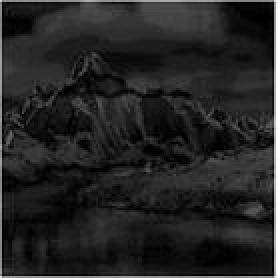
%> input picture Digital_Image_Processing/matlab_ref/images/mountain.jpg, 139 x 139 px (shown 2 times larger)
$ octave exp_2_3.m   (GNU Octave 9; MATLAB toolbox functions it lacks are replaced by stand-ins)
%> lines starting %> are read from the running program, lines starting %| are printed output that depends on the picture
clc;
clear;
close all;

cd e:/
cd DIP

mountain_0 = imread('images/mountain.jpg');
%> mountain_0 is the input picture: size 139x139 uint8; min 0, max 255, mean 35.7
subplot(3,2,1);
imshow(mountain_0);

subplot(3,2,2);
imhist(mountain_0);
r = 0:1:255;
n = [r<=5].*r*1400 + [r>5].*[r<=20].*(7000-310*r) + [r>20].*[r<=180].*(900-5*r) + [r>180].*[r<=225].*(-1440+8*r) + [r>225].*[r<=255].*(3060-12*r);
subplot(3,2,[3,4]);
plot(r,n)
mountain_2 = histeq(mountain_0,n);
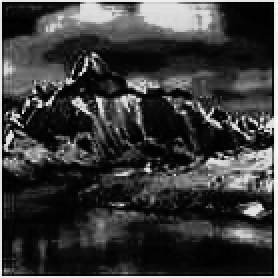
%> mountain_2: size 139x139 uint8 (shown 2 times larger); min 1, max 254, mean 58.5
subplot(3,2,5);
imshow(mountain_2);
subplot(3,2,6);
f=imhist(mountain_2);
%> f = 256 values, max 952 at index 6, min 0 at index 1, mean 75.47
imhist(mountain_2);
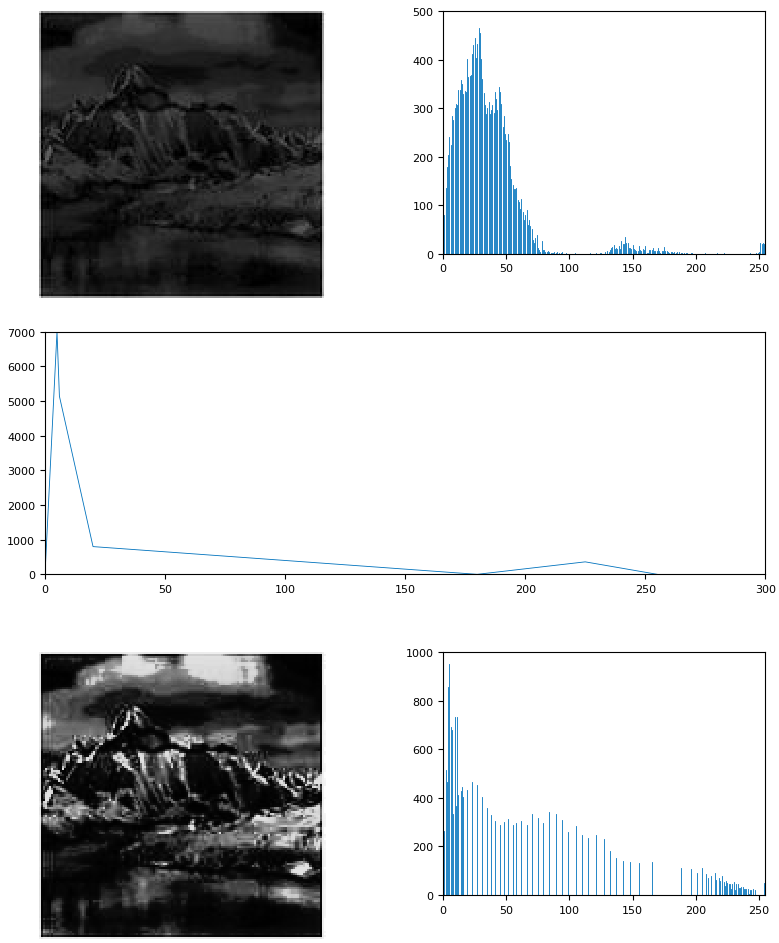
%> figure redrawn from the program's plot data, 5 panels
figure;
plot(f);
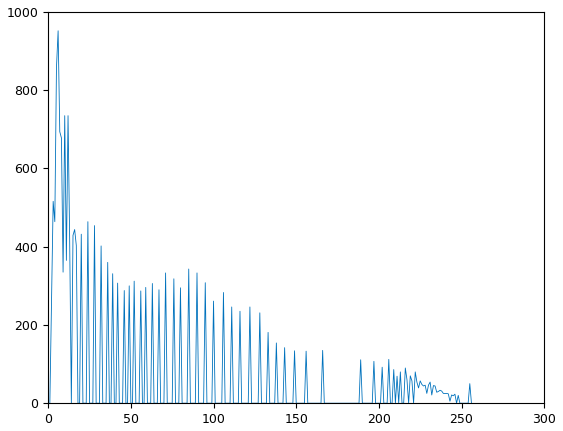
%> figure redrawn from the program's plot data; curve peaks at x = 6, y = 952
imwrite(mountain_2,'mountain_2.jpg');

$ run again, with Digital_Image_Processing/matlab_ref/images/Brain.jpg copied over Digital_Image_Processing/matlab_ref/images/mountain.jpg
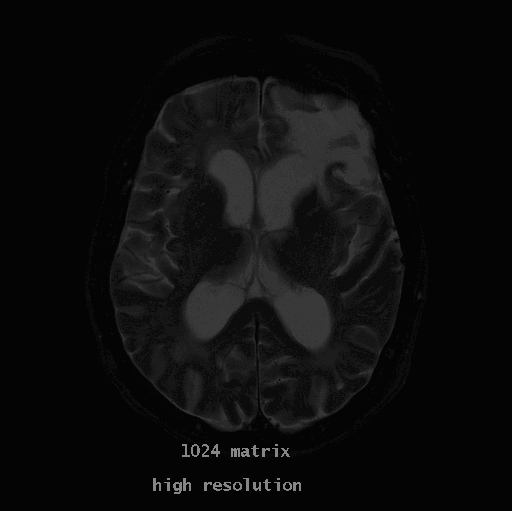
%> input picture Digital_Image_Processing/matlab_ref/images/Brain.jpg, 512 x 511 px
%> mountain_0 is the input picture: size 511x512x3 uint8; min 2, max 136, mean 12.6
%> `mountain_2 = histeq(mountain_0,n);`:
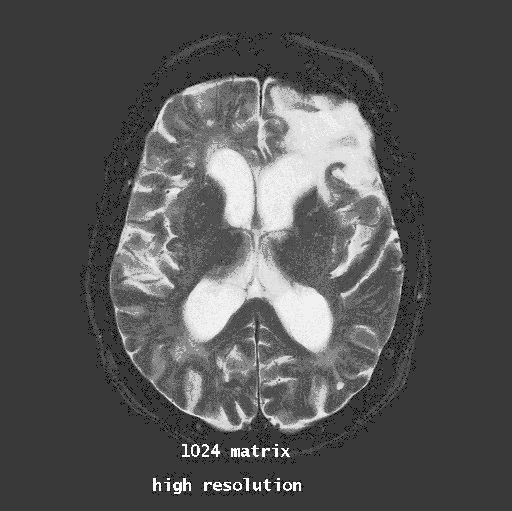
%> mountain_2: size 511x512x3 uint8; min 0, max 254, mean 85
%> f = 256 values, max 493803 at index 58, min 0 at index 3, mean 3066
%> `plot(f);`:
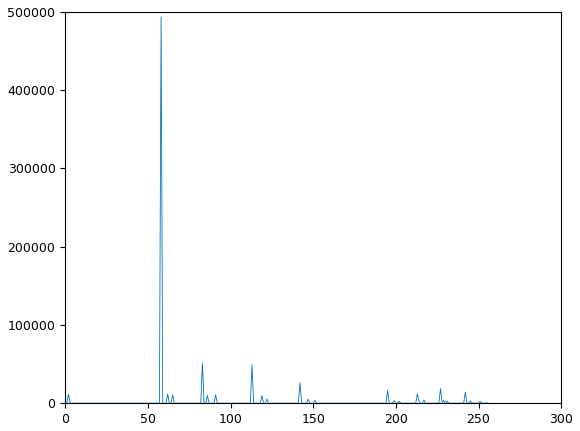
%> figure redrawn from the program's plot data; curve peaks at x = 58, y = 493803

$ run again, with Digital_Image_Processing/matlab_ref/images/Picture.jpg copied over Digital_Image_Processing/matlab_ref/images/mountain.jpg
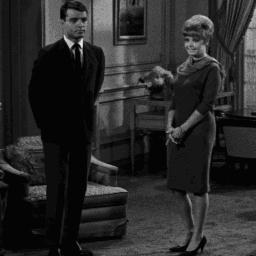
%> input picture Digital_Image_Processing/matlab_ref/images/Picture.jpg, 256 x 256 px
%> mountain_0 is the input picture: size 256x256 uint8; min 0, max 241, mean 40.9
%> `mountain_2 = histeq(mountain_0,n);`:
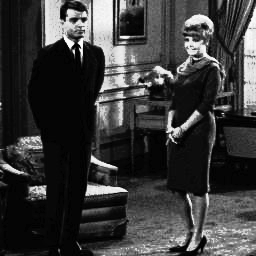
%> mountain_2: size 256x256 uint8; min 1, max 254, mean 58
%> f = 256 values, max 7925 at index 6, min 0 at index 1, mean 256
%> `plot(f);`:
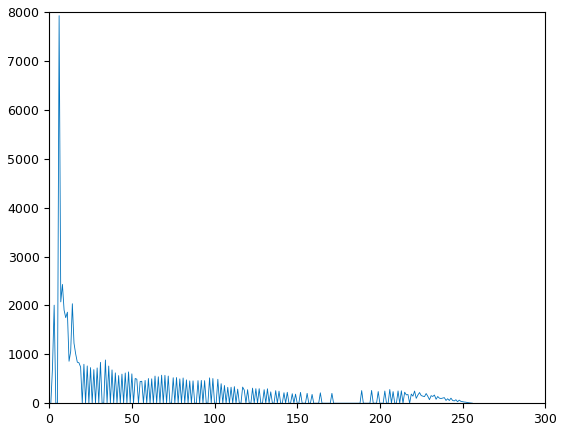
%> figure redrawn from the program's plot data; curve peaks at x = 6, y = 7925
